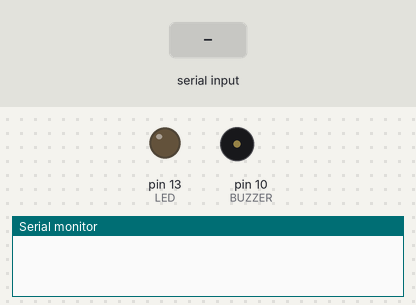
Simulated run of this sketch. Board: Arduino Uno, built with avr-gcc and run on an emulated ATmega328P. On the bench: output pins drawn as LEDs (lit = HIGH), buzzer (waves = sounding), the last lines printed to the serial monitor. The inputs (shaded band) are chosen by the test bench.

Above: at 1.2 s.
1.3 s: "1" received over Serial
At 1.75 s:
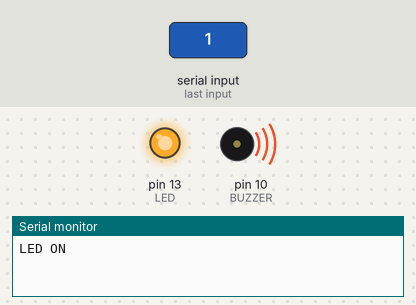
At 2.5 s:
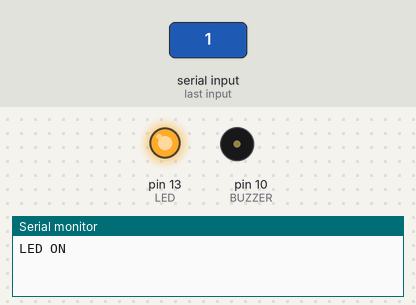
3.4 s: "0" received over Serial
At 3.55 s:
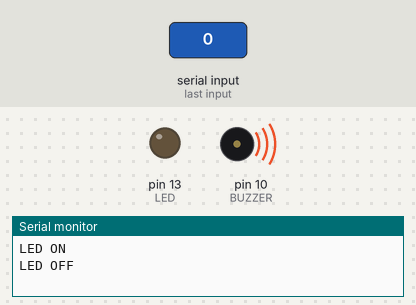
Timing chart, 0 to 6.4 s (numbered marks = the images above; inputs shaded):
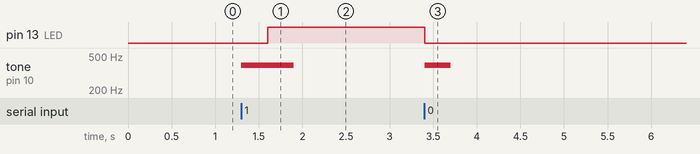

The sketch:

Serial1.ino
```cpp
#define LED 13
#define BUZZER 10

void setup() {
  // 시리얼 통신 속도
  Serial.begin(9600);
  //LED 출력 설정
  pinMode(LED, OUTPUT);
}

void loop() {
  // 데이터 송신 : 아두이노 -> PC
//  Serial.print("sensor_value");
//  Serial.println();
//  delay(2000);
  if (Serial.available()){
    char ch = Serial.read();
    if (ch=='1'){
      tone(BUZZER,392,300);
      delay(300);
      tone(BUZZER,392,300);
      digitalWrite(LED, HIGH);
      Serial.println("LED ON");
      delay(500);
    }
    else if (ch=='0'){
      tone(BUZZER,392,300);
      digitalWrite(LED, LOW);
      Serial.println("LED OFF");
      delay(500);
    }
    delay(50);
  }
}
```

Measured:
- after the input at 1.3 s, pin 13 (LED): LOW → HIGH after 0.30 s; tone on pin 10 (BUZZER): silent → 392 Hz at once, → silent 0.60 s later
- after the input at 3.4 s, pin 13 (LED): HIGH → LOW at once; tone on pin 10 (BUZZER): silent → 392 Hz at once, → silent 0.30 s later
